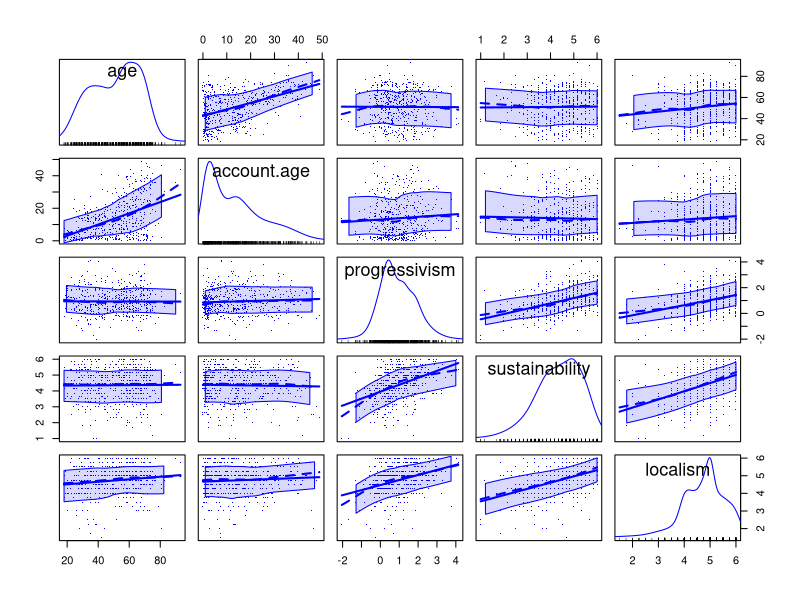

The R script that drew this image: (Note: this script raises an error after producing the figure.)
## ---- chunk 1
knitr::opts_chunk$set(echo = TRUE)
library(tidyverse)
library(scales)
library(here)
library(assertthat)
library(rsample)
## ---- chunk 2
d <- read_tsv(here("survey_data.txt"))

## ---- chunk 3
d %>%
  slice_sample(prop=0.2) %>% 
  select(age, account.age, progressivism, sustainability, localism) %>% 
  car::spm(pch=".")

## ---- chunk 4
# Your code here



## ---- chunk 5
 # Finish your my.cor function here. 

my.cor <- function(x,y){
  
  return(0) # change this to return the actual correlation
}

assert_that(abs(my.cor(d$age,d$progressivism)-cor(d$age,d$progressivism)) <= 0.0001)

## ---- chunk 6

# store the actual value in the data
measured.val <- my.cor(d$age,d$progressivism)

# the number of simulations to do
n.sim <- 1000
set.seed(314159) # ensures repeatable results. 

# Create a data frame to hold our results. 
results <- tibble(statistic=rep(NA,n.sim))

## ---- chunk 7

for(i in 1:n.sim){
  
  # Your code, resampling the data frame and filling the column of
  # correlation statistics goes here. 
  
}

# now let's look at 10 random values. 
results %>% 
  slice_sample(n=10) %>%
  t() %>% 
  knitr::kable(digits=3)

## ---- chunk 8
ggplot(results,
       aes(x=statistic)) + 
  geom_density() + 
  theme_minimal() + 
  labs(x="Correlations from Bootstrap Replicates",
       y="Density") 
# Add vertical lines with `geom_vline`

## ---- chunk 9
cor.test(d$progressivism,d$age,conf.level = 0.9)
